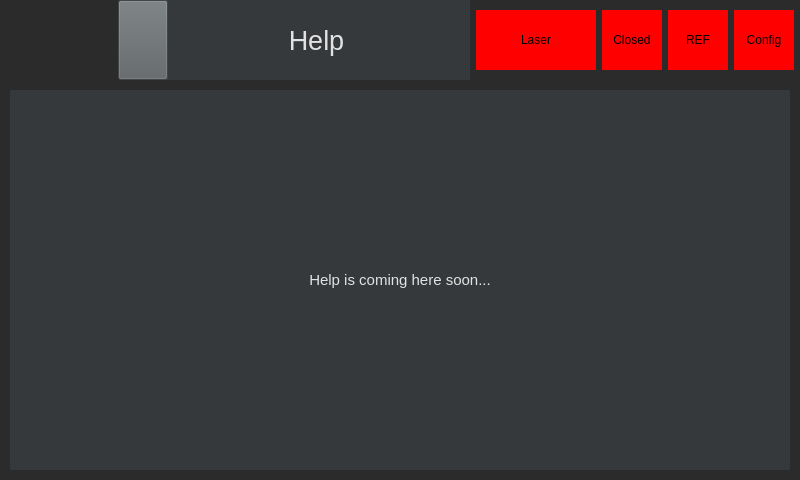
<?xml version="1.0" encoding="UTF-8"?>
<ui version="4.0">
 <class>VorlageUi</class>
 <widget class="QWidget" name="VorlageUi">
  <property name="geometry">
   <rect>
    <x>0</x>
    <y>0</y>
    <width>800</width>
    <height>480</height>
   </rect>
  </property>
  <property name="minimumSize">
   <size>
    <width>800</width>
    <height>480</height>
   </size>
  </property>
  <property name="windowTitle">
   <string>Form</string>
  </property>
  <property name="styleSheet">
   <string notr="true">background-color: rgb(43, 43, 43);
color: rgb(60, 63, 65);</string>
  </property>
  <widget class="QLabel" name="helpLabel">
   <property name="geometry">
    <rect>
     <x>10</x>
     <y>90</y>
     <width>780</width>
     <height>380</height>
    </rect>
   </property>
   <property name="font">
    <font>
     <pointsize>11</pointsize>
     <weight>50</weight>
     <bold>false</bold>
    </font>
   </property>
   <property name="styleSheet">
    <string notr="true">background-color: rgb(54, 57, 59);
color: rgb(226, 226, 226);</string>
   </property>
   <property name="text">
    <string>Help is coming here soon...</string>
   </property>
   <property name="alignment">
    <set>Qt::AlignCenter</set>
   </property>
  </widget>
  <widget class="QWidget" name="widget" native="true">
   <property name="geometry">
    <rect>
     <x>0</x>
     <y>0</y>
     <width>800</width>
     <height>480</height>
    </rect>
   </property>
   <property name="minimumSize">
    <size>
     <width>800</width>
     <height>480</height>
    </size>
   </property>
   <widget class="QWidget" name="horizontalLayoutWidget">
    <property name="geometry">
     <rect>
      <x>163</x>
      <y>0</y>
      <width>631</width>
      <height>80</height>
     </rect>
    </property>
    <layout class="QHBoxLayout" name="horizontalLayout_3">
     <item>
      <widget class="QLabel" name="pageTitle">
       <property name="font">
        <font>
         <pointsize>20</pointsize>
         <weight>50</weight>
         <bold>false</bold>
        </font>
       </property>
       <property name="styleSheet">
        <string notr="true">background-color: rgb(54, 57, 59);
color: rgb(226, 226, 226);</string>
       </property>
       <property name="text">
        <string>Help</string>
       </property>
       <property name="alignment">
        <set>Qt::AlignCenter</set>
       </property>
      </widget>
     </item>
     <item>
      <widget class="QLabel" name="laserLight">
       <property name="minimumSize">
        <size>
         <width>120</width>
         <height>60</height>
        </size>
       </property>
       <property name="maximumSize">
        <size>
         <width>60</width>
         <height>60</height>
        </size>
       </property>
       <property name="styleSheet">
        <string notr="true">background-color: red;
color: rgb(0, 0, 0);</string>
       </property>
       <property name="text">
        <string>Laser</string>
       </property>
       <property name="alignment">
        <set>Qt::AlignCenter</set>
       </property>
      </widget>
     </item>
     <item>
      <widget class="QLabel" name="closedLight">
       <property name="minimumSize">
        <size>
         <width>60</width>
         <height>60</height>
        </size>
       </property>
       <property name="maximumSize">
        <size>
         <width>60</width>
         <height>60</height>
        </size>
       </property>
       <property name="styleSheet">
        <string notr="true">background-color: red;
color: rgb(0, 0, 0);</string>
       </property>
       <property name="text">
        <string>Closed</string>
       </property>
       <property name="alignment">
        <set>Qt::AlignCenter</set>
       </property>
      </widget>
     </item>
     <item>
      <widget class="QLabel" name="refLight">
       <property name="minimumSize">
        <size>
         <width>60</width>
         <height>60</height>
        </size>
       </property>
       <property name="maximumSize">
        <size>
         <width>60</width>
         <height>60</height>
        </size>
       </property>
       <property name="styleSheet">
        <string notr="true">background-color: red;
color: rgb(0, 0, 0);</string>
       </property>
       <property name="text">
        <string>REF</string>
       </property>
       <property name="alignment">
        <set>Qt::AlignCenter</set>
       </property>
      </widget>
     </item>
     <item>
      <widget class="QLabel" name="configLight">
       <property name="minimumSize">
        <size>
         <width>60</width>
         <height>60</height>
        </size>
       </property>
       <property name="maximumSize">
        <size>
         <width>60</width>
         <height>60</height>
        </size>
       </property>
       <property name="styleSheet">
        <string notr="true">background-color: red;
color: rgb(0, 0, 0);</string>
       </property>
       <property name="text">
        <string>Config</string>
       </property>
       <property name="alignment">
        <set>Qt::AlignCenter</set>
       </property>
      </widget>
     </item>
    </layout>
   </widget>
   <widget class="QPushButton" name="homeBtn">
    <property name="geometry">
     <rect>
      <x>118</x>
      <y>0</y>
      <width>50</width>
      <height>80</height>
     </rect>
    </property>
    <property name="minimumSize">
     <size>
      <width>0</width>
      <height>0</height>
     </size>
    </property>
    <property name="maximumSize">
     <size>
      <width>100</width>
      <height>100</height>
     </size>
    </property>
    <property name="font">
     <font>
      <pointsize>10</pointsize>
      <weight>75</weight>
      <bold>true</bold>
     </font>
    </property>
    <property name="styleSheet">
     <string notr="true">background-color: rgb(92, 97, 100);
color: rgb(175, 177, 179);
</string>
    </property>
    <property name="text">
     <string/>
    </property>
    <property name="icon">
     <iconset>
      <normaloff>../../../../raspberryPiPythonCode/UI/Icons/homeIcon.png</normaloff>../../../../raspberryPiPythonCode/UI/Icons/homeIcon.png</iconset>
    </property>
    <property name="iconSize">
     <size>
      <width>32</width>
      <height>32</height>
     </size>
    </property>
   </widget>
  </widget>
  <zorder>widget</zorder>
  <zorder>helpLabel</zorder>
 </widget>
 <resources/>
 <connections/>
</ui>
